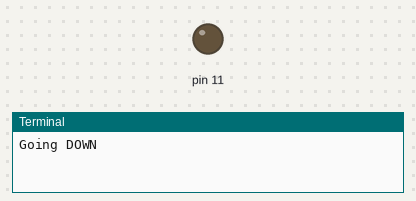
The program below on a simulated Raspberry Pi (header pin numbers). Parts: output pins drawn as LEDs (lit = HIGH), the last lines printed to the terminal.

Above: at 12.5 s.
At 26.0 s:
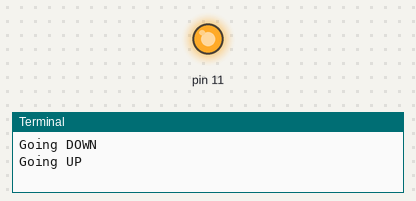
Timing chart, 0 to 35.1 s (numbered marks = the images above):
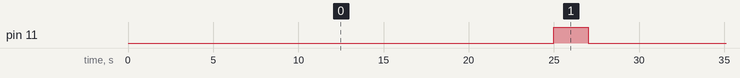

Measured:
- by itself, pin 11: alternates HIGH for 2.0 s and LOW for 25.0 s

The program:

irrigation.py
```python
import time
import RPi.GPIO as GPIO

# RPi.GPIO Layout verwenden (wie Pin-Nummern)
GPIO.setmode(GPIO.BOARD)

# Pin 11 (GPIO 17) auf Output setzen
GPIO.setup(11, GPIO.OUT)

# Dauersschleife
while 1:

  print("Going DOWN")
  # LED immer ausmachen
  GPIO.output(11, GPIO.LOW)

  # Warte 5s
  time.sleep(25)

  print("Going UP")

  # LED an
  GPIO.output(11, GPIO.HIGH)

  # Warte 5s
  time.sleep(2)
```
